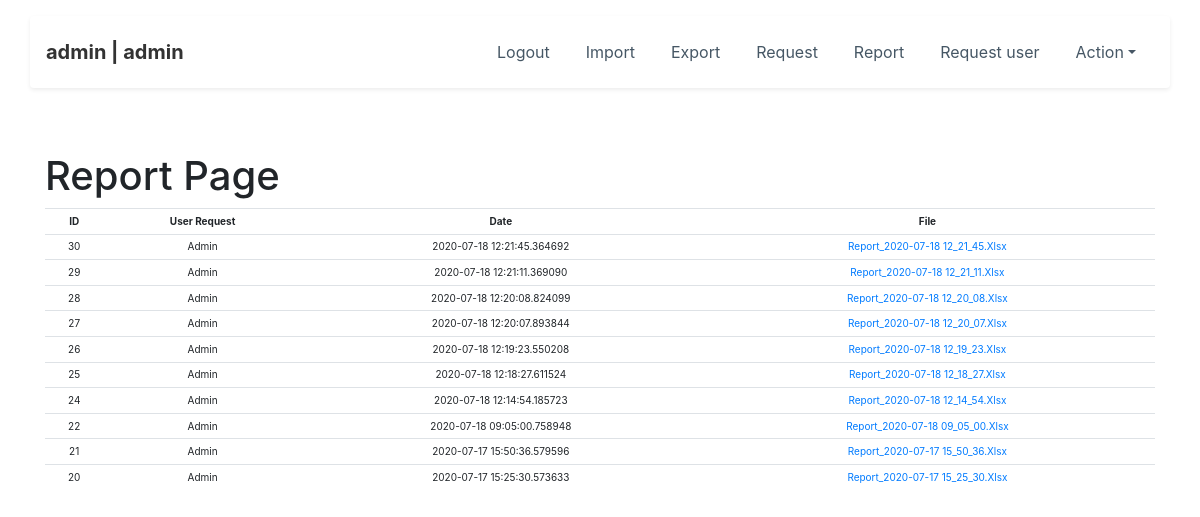
/report_req/ (signed in), run on the app's committed database.
### home/models.py (models this page shows)
class roles(models.Model):
	role_id=models.CharField(max_length=100,default='')
	role_name = models.CharField(max_length=100,default='')
	def __str__(self):
		return self.role_name

class report_log(models.Model):
	action_id=models.AutoField(primary_key=True)
	report_user=models.CharField(max_length=100,default='')
	report_date=models.CharField(max_length=100,default='')
	report_name=models.CharField(max_length=100,default='')

### home/views.py (the view)
# urls.py: path('report_req/', report_page,name="report_page"),
@login_required(login_url='../login')
def report_page(request):
	department_item,import_user,items,type_name,Action,user_req=get_params()
	can_access=['admin','warehouse','client','manger']
	role_control=get_user_role(str(request.user))
	if role_control in can_access:
		pass
	else:
		return render(request,"access_denied.html",{"role_control":role_control})
	all_data=report_log.objects.filter(report_user=str(request.user)).order_by('-action_id')
	return render(request,"report_req.html",{"data_view":all_data,\
		"role_control":role_control})

### home/views.py (called while the page is built)
def  get_params():
	department_item=department.objects.all()
	import_user=data_to_import.objects.all()
	items=item_name2.objects.all()
	type_name=import_type.objects.all()
	Action=stock_log3.objects.values('action_status').distinct()
	user_req=stock_log3.objects.values('user_request').distinct()
	return department_item,import_user,items,type_name,Action,user_req

def get_user_role(user):
	data_to_check=user_data.objects.filter(user_name=user)
	role=''
	for i in data_to_check:
		role=i.role_name
	return str(role)

### templates/report_req.html
{%  include 'nav.html'  %}
{% load staticfiles %}
<div class="container">
<h1>Report Page</h1>
<table class="table table-sm"
style="text-align: center;">
<tr>
<th>ID</th>
<th>User Request</th>
<th>Date</th>
<th>file</th>
</tr>
{% for i in data_view %}
<tr>
<td>{{ i.action_id }}</td>
<td>{{ i.report_user }}</td>
<td>{{ i.report_date }}</td>
<td><a href="/assets/report_export/{{ i.report_name }}" download>{{ i.report_name }}</a></td>
</tr>
{% endfor %}
</table>
</div>

### templates/nav.html (shortened to what this page needs)
<!DOCTYPE html>
<html>
<head>
    <link rel="stylesheet" href="/assets/bootstrap/css/bootstrap.min.css">
    <link rel="stylesheet" href="/assets/css/Google-Style-Login.css">
    <link rel="stylesheet" href="/assets/css/Navigation-Clean.css">
    <link rel="stylesheet" href="/assets/css/styles.css">
</head>
<body>
    <nav class="navbar navbar-light navbar-expand-md navigation-clean">
        <div class="container shadow-sm p-3 mb-5 bg-white rounded"><a class="navbar-brand" href="#">{{request.user}} | {{ role_control }}</a>
            <div class="collapse navbar-collapse"
                id="navcol-1">
                <ul class="nav navbar-nav ml-auto">
                    <li class="nav-item custom" role="presentation"><a class="nav-link" href="{% url 'logout_page' %}">Logout</a></li>
                    {%  if role_control == "admin" %}
                    <li class="nav-item custom" role="presentation"><a class="nav-link" href="{% url 'import_page' %}">Import</a></li>
                    <li class="nav-item custom" role="presentation"><a class="nav-link" href="{% url 'export_page' %}">Export</a></li>
                    <li class="nav-item custom" role="presentation"><a class="nav-link" href="{% url 'request_page' %}">Request</a></li>
                    <li class="nav-item custom" role="presentation"><a class="nav-link" href="{% url 'report_page' %}">Report</a></li>
                    <li class="nav-item custom" role="presentation"><a class="nav-link" href="{% url 'request_page_user' %}">Request user</a></li>
                    <li class="nav-item dropdown"><a class="dropdown-toggle nav-link" data-toggle="dropdown" aria-expanded="false" href="#">Action</a>
                    </li>
                    {% endif %}
                </ul>
            </div>
        </div>
    </nav>
</body>
</html>

### assets/css/Navigation-Clean.css (style rules this page uses)
.navigation-clean { background: #fff; padding-top: .75rem; padding-bottom: .75rem; color: #333; border-radius: 0; box-shadow: none; border: none; margin-bottom: 0; }
@media (min-width:768px) { .navigation-clean { padding-top: 1rem; padding-bottom: 1rem; } }
.navigation-clean .navbar-brand { font-weight: bold; color: inherit; }
.navigation-clean .navbar-collapse, .navigation-clean .form-inline { border-top-color: #ddd; }
.navigation-clean.navbar .navbar-nav .nav-link { padding-left: 18px; padding-right: 18px; }
.navigation-clean.navbar-light .navbar-nav .nav-link { color: #465765; }

### templates/nav.html (style rules this page uses)
table { font-size: 10px; }
table { text-transform: capitalize; }

### data on the page
roles: role_name "admin"
report_log: action_id "30", report_user "Admin", report_date "2020-07-18 12:21:45.364692", report_name "Report_2020-07-18 12_21_45.xlsx"
report_log: action_id "29", report_user "Admin", report_date "2020-07-18 12:21:11.369090", report_name "Report_2020-07-18 12_21_11.xlsx"
report_log: action_id "28", report_user "Admin", report_date "2020-07-18 12:20:08.824099", report_name "Report_2020-07-18 12_20_08.xlsx"
report_log: action_id "27", report_user "Admin", report_date "2020-07-18 12:20:07.893844", report_name "Report_2020-07-18 12_20_07.xlsx"
report_log: action_id "26", report_user "Admin", report_date "2020-07-18 12:19:23.550208", report_name "Report_2020-07-18 12_19_23.xlsx"
report_log: action_id "25", report_user "Admin", report_date "2020-07-18 12:18:27.611524", report_name "Report_2020-07-18 12_18_27.xlsx"
report_log: action_id "24", report_user "Admin", report_date "2020-07-18 12:14:54.185723", report_name "Report_2020-07-18 12_14_54.xlsx"
report_log: action_id "22", report_user "Admin", report_date "2020-07-18 09:05:00.758948", report_name "Report_2020-07-18 09_05_00.xlsx"
report_log: action_id "21", report_user "Admin", report_date "2020-07-17 15:50:36.579596", report_name "Report_2020-07-17 15_50_36.xlsx"
report_log: action_id "20", report_user "Admin", report_date "2020-07-17 15:25:30.573633", report_name "Report_2020-07-17 15_25_30.xlsx"

### other printed values
{{ request.user }} "admin"
